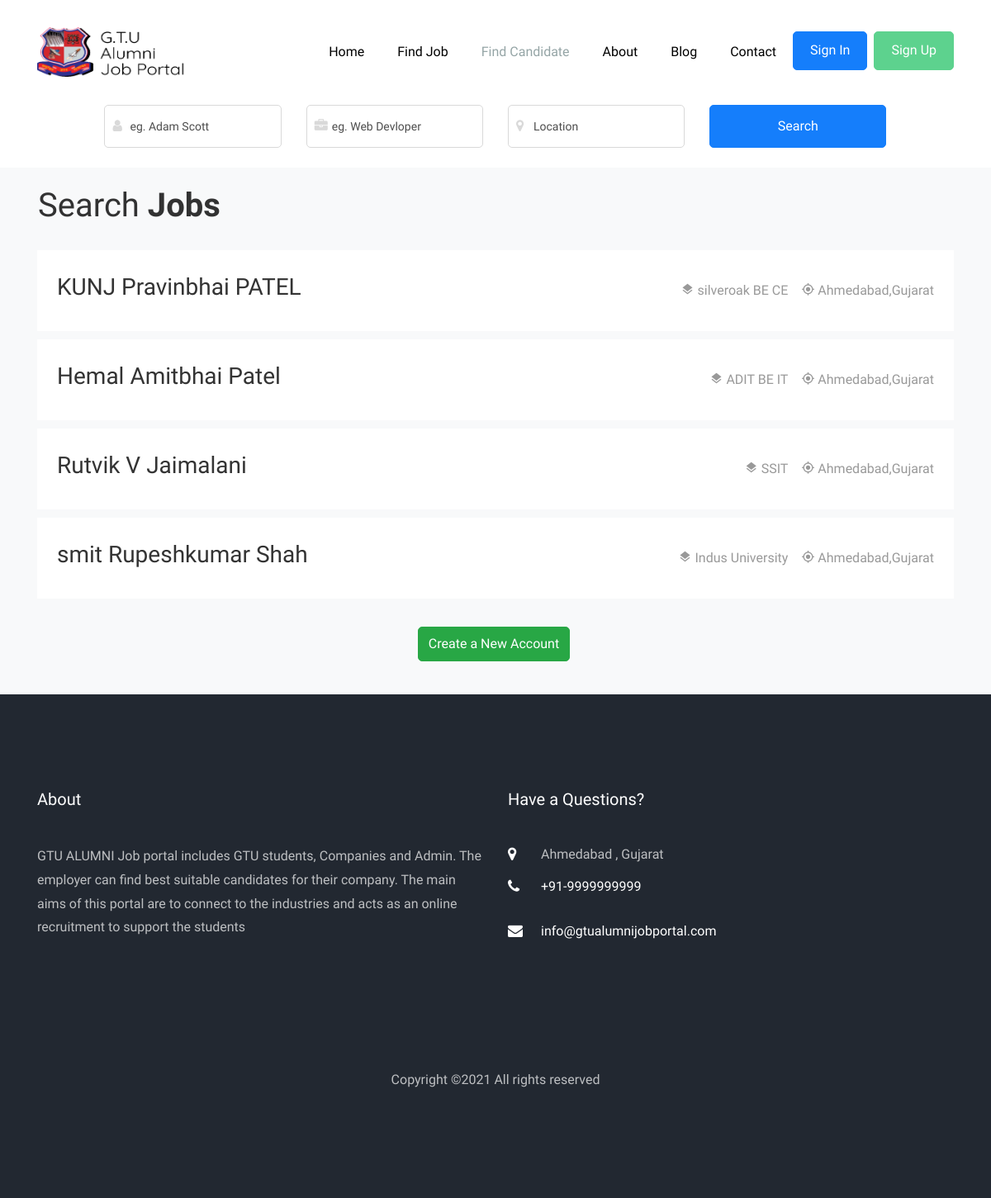
The app's page /search_details.php?type=Employee, older data.
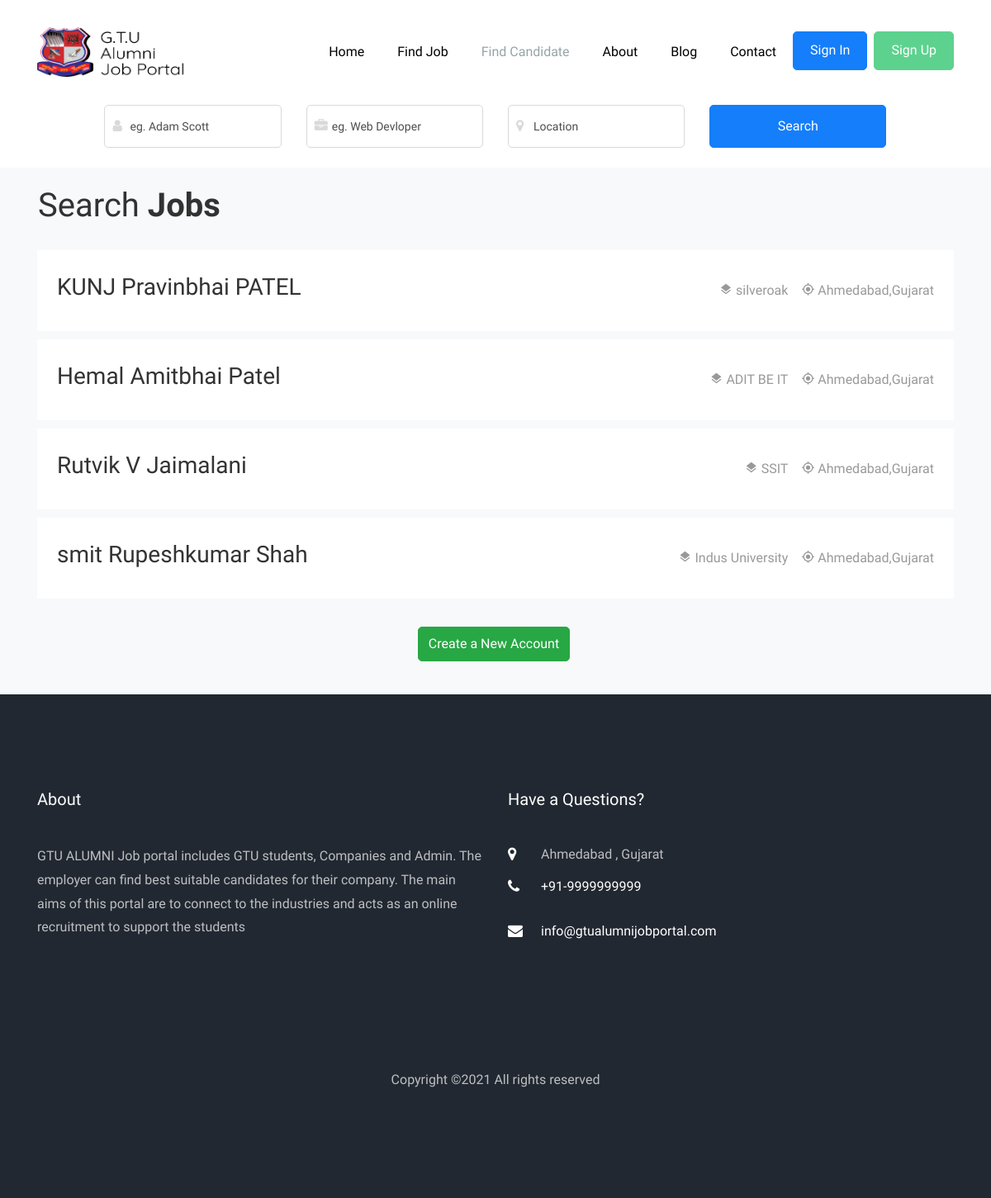
The same page, newer data.
### tables this page shows
CREATE TABLE `employee` (
  `id` int(11) NOT NULL,
  `firstname` varchar(255) NOT NULL,
  `middlename` varchar(255) NOT NULL,
  `lastname` varchar(255) NOT NULL,
  `enrollmentno` varchar(255) NOT NULL,
  `email` varchar(255) NOT NULL,
  `password` varchar(255) NOT NULL,
  `contactnumber` varchar(255) NOT NULL,
  `dateofbirth` varchar(255) NOT NULL,
  `gender` varchar(255) NOT NULL,
  `contry` varchar(255) NOT NULL,
  `state` varchar(255) NOT NULL,
  `district` varchar(255) NOT NULL,
  `masterColleagename` varchar(255) NOT NULL,
  `masterCourseName` varchar(255) NOT NULL,
  `masterSgpa` varchar(255) NOT NULL,
  `masterGraduationyear` varchar(255) NOT NULL,
  `colleagename` varchar(255) NOT NULL,
  `bachelorCourseName` varchar(255) NOT NULL,
  `sgpa` varchar(255) NOT NULL,
  `graduationyear` varchar(255) NOT NULL,
  `hscschoolname` varchar(255) NOT NULL,
  `hscboardname` varchar(255) NOT NULL,
  `hsccgpa` varchar(255) NOT NULL,
  `hscyear` varchar(255) NOT NULL,
  `sscschoolname` varchar(255) NOT NULL,
  `sscboardname` varchar(255) NOT NULL,
  `ssccgpa` varchar(255) NOT NULL,
  `sscyear` varchar(255) NOT NULL,
  `workDetails` varchar(10) NOT NULL,
  `coverletter` varchar(255) NOT NULL,
  `intrestarea` varchar(255) NOT NULL,
  `resume` varchar(255) NOT NULL,
  `whatsapp` varchar(255) NOT NULL,
  `github` varchar(255) NOT NULL,
  `linkedin` varchar(255) NOT NULL,
  `skype` varchar(255) NOT NULL,
  `status` int(1) NOT NULL,
  `created_time` datetime(6) NOT NULL DEFAULT current_timestamp(6)
);

### company_function.php (called while the page is built, shortened)
<?php
	function total_candidate($conn,$limit='',$status='',$desc='',$employee_name='',$employee_location='',$employee_skill='')
	{
		$sql = "SELECT * FROM `employee`";
		if($status){
			$sql .= " WHERE `status` = '".$status."' ";
		}
		if($desc){
			$sql .= " ORDER BY `id` DESC";
		}
		$result = mysqli_query($conn,$sql);
		if($result){
			return $result;
		}else{
			return false;
		}
	}
?>

### search_details.php (the view, shortened to what the changed rows need)
    <?php
      include 'header.php';
      $job_category = '';
      $job_type = '';
      $job_location = '';
      $employee_name = '';
      $employee_location = '';
      $employee_skill = '';
      $type='Company';
      if (isset($_GET['type']) && !empty(trim($_GET['type']))) {
        $type = $_GET['type'];
      }
      if ($type == 'Employee') {
        $total_candidate = total_candidate($conn,'',2,'id',$employee_name,$employee_location,$employee_skill);
      } else if ($type == 'Company') {
        $allpost_job = employee_total_post_job($conn,10,'job_deadlinedate',$job_category,$job_type,$job_location);
        $stayle_number = 2;
      }
    ?>
    <?php
      include 'navigation.php';
    ?>
    <section class="ftco-section bg-light" style="padding: 1rem 0;">
      <div class="container">
        <div class="row">
          <div class="col-md-12 heading-section text-left ftco-animate fadeInUp ftco-animated pl-3">
            <h2 class="mb-4"><span>Search</span> Jobs</h2>
          </div>
        </div>
        <?php
          if ($type == 'Employee') {
          ?>
            <div class="row">
              <?php
                while ($row = mysqli_fetch_array($total_candidate))
                {
                  ?>
                    <div class="col-md-12 ftco-animate">
                      <div class="job-post-item bg-white p-4 d-block d-md-flex align-items-center">
                        <div class="mb-4 mb-md-0 mr-5">
                          <div class="job-post-item-header d-flex align-items-center">
                            <h2 class="mr-3 text-black h3"><?php echo $row['firstname'].' '.$row['middlename'].' '.$row['lastname'];?></h2>
                          </div>
                        </div>
                        <div class="ml-auto d-flex">
                          <div class="job-post-item-body d-block d-md-flex">
                            <div class="mr-3"><span class="icon-layers"></span> <a><?php echo $row['colleagename'];?></a></div>
                            <div><span class="icon-my_location"></span> <span><?php echo $row['district'].','.$row['state'];?></span></div>
                          </div>
                        </div>
                      </div>
                    </div>
                  <?php
                }
              ?>
            </div>
            <?php
          } else if ($type == 'Company') {
          ?>
            <div class="row">
              <?php
                while ($row = mysqli_fetch_array($allpost_job))
                {
                  $color_value = color_label($row['job_type']);
                  ?>
                    <div class="col-md-12 ftco-animate">
                      <div class="job-post-item bg-white p-4 d-block d-md-flex align-items-center">
                        <div class="d-flex mr-5">
                          <a href="<?php echo $row['company_website']; ?>" target = "_blank"><img src="<?php echo Company_Logo_Url.$row['company_logo']; ?>" alt="<?php echo $row['company_name']; ?>" style = 'background-size: cover;width:70px;height:70px;'></a>
                        </div>
                        <div class="mb-4 mb-md-0 mr-5">
                          <div class="job-post-item-header d-flex align-items-center">
                            <h2 class="mr-3 text-black h3"><?php echo $row['job_title'];?></h2>
                            <div class="badge-wrap">
                             <span class="<?php echo $color_value; ?> text-white badge py-2 px-3"><?php echo $row['job_type'];?></span>
                            </div>
                          </div>
                          <div class="job-post-item-body d-block d-md-flex">
                            <div class="mr-3"><span class="icon-layers"></span> <a href="<?php echo $row['company_website'];?>" target="_blank"><?php echo $row['company_name'];?></a></div>
                            <div><span class="icon-my_location"></span> <span><?php echo $row['job_location'];?></span></div>
                          </div>
                        </div>
                        <div class="ml-auto d-flex justify-content-center align-items-center flex-column">
                          <a href="job_details.php?post_id=<?php echo $row['id']; ?>" class="btn btn-primary py-2 mr-1">More Details</a>
                          <span><?php echo date("F d, Y",strtotime($row['job_deadlinedate']));?></span>
                        </div>
                      </div>
                    </div>
                  <?php
                }
              ?>
              <div class="col-md-12 ftco-animate">
                <div class="p-4 d-block align-items-center">
                  <div class="justify-content-center align-items-center d-flex">
                    <a href="signin.php" class="btn btn-success py-2 mr-1">Create a New Post</a>
                  </div>
                </div>
              </div>
            </div>
          <?php
          }
        ?>
      </div>
    </section>
<?php
      include 'footer.php';
    ?>

Row changes from the older to the newer data that the page shows:
changed employee "KUNJ": colleagename "silveroak BE CE" → "silveroak"
